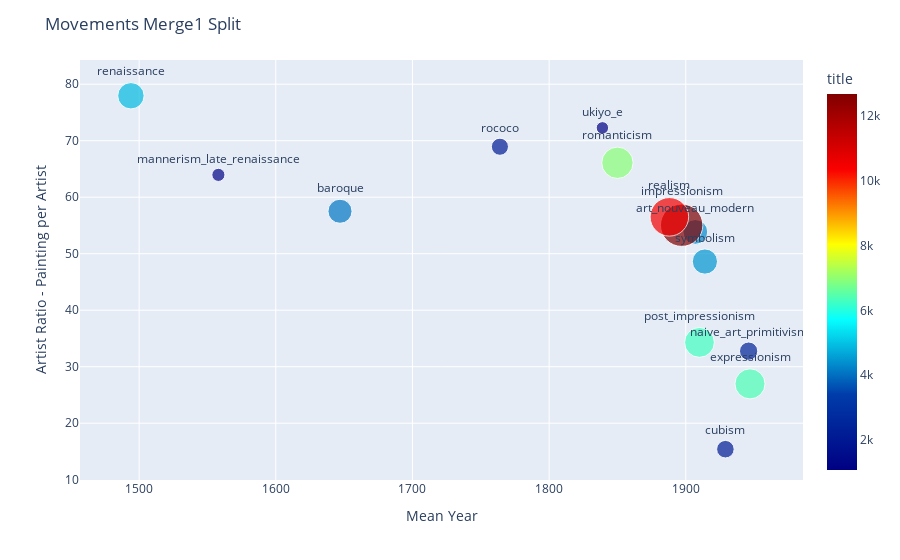

Here is the notebook cell this chart was saved with:
### Code cell
fig1 =px.scatter(df_mov1,x='mean_year',y='artist_ratio',size='title',text='movement',
               hover_name="movement",color="title",size_max=30,color_continuous_scale='jet')
fig1.update_traces(textposition='top center')
fig1.update_layout(title='Movements Merge1 Split',
    xaxis={'title':'Mean Year'},
    yaxis={'title':'Artist Ratio - Painting per Artist'})

fig1.show()

### Figure 1 — Plotly figure (JSON) as saved in the notebook; plotly's stock layout.template omitted (floating-point values rounded to 4 significant figures)
{"data": [{"hovertemplate": "<b>%{hovertext}</b><br><br>mean_year=%{x}<br>artist_ratio=%{y}<br>title=%{marker.color}<br>movement=%{text}<extra></extra>", "hovertext": ["art_nouveau_modern", "baroque", "cubism", "expressionism", "impressionism", "mannerism_late_renaissance", "naive_art_primitivism", "post_impressionism", "realism", "renaissance", "rococo", "romanticism", "symbolism", "ukiyo_e"], "legendgroup": "", "marker": {"color": [4308, 4083, 2171, 6389, 12660, 1215, 2358, 6276, 10456, 4911, 2068, 6939, 4472, 1084], "coloraxis": "coloraxis", "size": [4308, 4083, 2171, 6389, 12660, 1215, 2358, 6276, 10456, 4911, 2068, 6939, 4472, 1084], "sizemode": "area", "sizeref": 14.07, "symbol": "circle"}, "mode": "markers+text", "name": "", "orientation": "v", "showlegend": false, "text": ["art_nouveau_modern", "baroque", "cubism", "expressionism", "impressionism", "mannerism_late_renaissance", "naive_art_primitivism", "post_impressionism", "realism", "renaissance", "rococo", "romanticism", "symbolism", "ukiyo_e"], "textposition": "top center", "type": "scatter", "x": [1907, 1647, 1929, 1947, 1897, 1558, 1946, 1910, 1888, 1494, 1764, 1850, 1914, 1839], "xaxis": "x", "y": [53.85, 57.51, 15.4, 26.96, 55.04, 63.95, 32.75, 34.3, 56.52, 77.95, 68.93, 66.09, 48.61, 72.27], "yaxis": "y"}], "layout": {"coloraxis": {"colorbar": {"title": {"text": "title"}}, "colorscale": [[0, "rgb(0,0,131)"], [0.2, "rgb(0,60,170)"], [0.4, "rgb(5,255,255)"], [0.6, "rgb(255,255,0)"], [0.8, "rgb(250,0,0)"], [1, "rgb(128,0,0)"]]}, "legend": {"itemsizing": "constant", "tracegroupgap": 0}, "margin": {"t": 60}, "title": {"text": "Movements Merge1 Split"}, "xaxis": {"anchor": "y", "domain": [0, 1], "title": {"text": "Mean Year"}}, "yaxis": {"anchor": "x", "domain": [0, 1], "title": {"text": "Artist Ratio - Painting per Artist"}}}}
